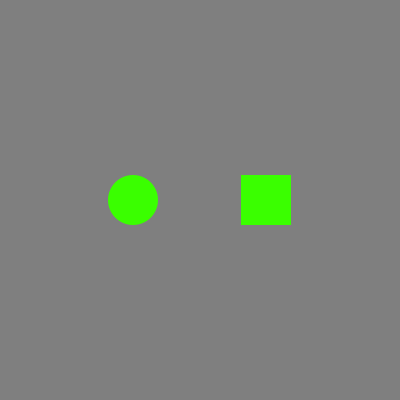
Frame 1 (no input)
Frame 60 (the mouse pressed at the canvas centre just before this capture): identical to frame 1, image omitted
Frame 120 (the mouse held since frame 60 and released just before this capture): identical to frame 1, image omitted

The Processing sketch that drew this single still picture (run headless with seeded random() and noise(); from frame 60 on, the mouse is pressed at the canvas centre):

// Processing sketch: processing_68365
// ── processing_68365.pde

/*------------------------------------------------------------------------------------------------
 Travail de rattrapage - Boutons & Boucle
 Par Ugo Dufour
 EDM4600 - UQAM 2012
-------------------------------------------------------------------------------------------------*/
 // Le code pour le dessin des anneaux est base sur le code de Thomas O. Fredericks - http://www.openprocessing.org/sketch/49766

// Declaration des variables
final int ON = 1;
final int OFF = 0;

int etatCercle, etatRectangle;

int cercleX = 133;
int cercleY = 200;
int rectangleX = 266;
int rectangleY = 200;

int cercleDiametre = 50;
int rectangleLargeur = 50;
int rectangleHauteur = 50;

int gauche = rectangleX - rectangleLargeur/2;
int droite = rectangleX + rectangleLargeur/2;
int haut = rectangleY - rectangleHauteur/2;
int bas = rectangleY + rectangleHauteur/2;

int nombreDeRayons = 20;
int longueurDesRayons = 50;
float tranche = TWO_PI / nombreDeRayons;

float circleCount = 0;
float rectangleCount = 0;


// Fonction de setup et declaration initiale des etats a OFF
void setup() {

  size(400, 400);
  smooth();

  etatCercle = OFF;
  etatRectangle = OFF;
  
}


// Fonction draw qui dessine le cercle et le rectangle
void draw () {
  
  background(127);

// Dessin des lignes horizontales
  int i = 0;
  stroke(0);
  strokeWeight(5);
  while (i <  rectangleCount) {
    line(0, i*20+10, width, i*20+10);
    i = i + 1;
  } 
  drawRectangle();

// Dessin des lignes autour du cercle
  strokeWeight(5);
  stroke(0);
  float rads = 0;
  while ( rads < circleCount ) {
    float x1 = cercleX + cos(rads) * (cercleDiametre/2 + 5);
    float y1 = cercleY + sin(rads) * (cercleDiametre/2 + 5);
    float x2 = cercleX + cos(rads) * longueurDesRayons;
    float y2 = cercleY + sin(rads) * longueurDesRayons;
    line(x1, y1, x2, y2);
    rads = rads + tranche;
  }
  drawCercle();
  
}


// Fonction qui determine les actions lors du clic de la souris
void mousePressed() {

// Determine si le clic de la souris est a l'interieur du cercle ainsi que le changement d'etat lors du clic de souris  
  float distance = dist(mouseX, mouseY, cercleX, cercleY);
  if (distance < cercleDiametre/2) {
    if (etatCercle == OFF) {
      etatCercle = ON;
    } 
    else {
      etatCercle = OFF;
    }
  }

// Determine si le clic de la souris est a l'interieur du rectangle ainsi que le changement d'etat lors du clic de souris  
  if (mouseX > gauche  && mouseX < droite && mouseY < bas && mouseY > haut) {
    if (etatRectangle == OFF) {
      etatRectangle = ON;
    }
  }
  
}


// Fonction qui change l'etat du cercle lorsque le bouton de la souris est relache
void mouseReleased() {

  etatRectangle = OFF;
  
}  


// Dessin du cercle
void drawCercle() {
  
  if (etatCercle == ON) {
    if (circleCount < 6) {
      circleCount = circleCount + 0.3;
    }
    fill(255, 5, 201);
  } 
  else {
    if (circleCount > 0 ) {
      circleCount = circleCount - 0.3;
    }
    fill(58, 255, 0);
  }
  noStroke();
  ellipse (cercleX, cercleY, cercleDiametre, cercleDiametre);
  
}


// Dessin du rectangle  
void drawRectangle() {

  if (etatRectangle == ON) {
    if (rectangleCount < 20) {
      rectangleCount = rectangleCount + 1;
    }
    fill(255, 5, 201);
  }
  else { 
    if (rectangleCount > 0) { 
      rectangleCount = rectangleCount - 1;
    }
    fill(58, 255, 0);
  }
  noStroke();
  rectMode(CENTER);
  rect (rectangleX, rectangleY, rectangleLargeur, rectangleHauteur);
  
}
